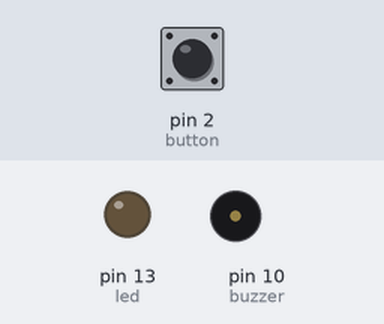
The sketch below on a simulated Arduino Uno, built with avr-gcc and run on an emulated ATmega328P. Shown: output pins drawn as LEDs (lit = HIGH), buzzer (waves = sounding, pin HIGH). Dashed ring = blinking. Inputs (shaded band) come from the test bench; at power-on: pin 2 (button) HIGH.

Above: at 1.2 s.
1.3 s: pin 2 (button) pulled LOW for 1 s
At 1.4 s:
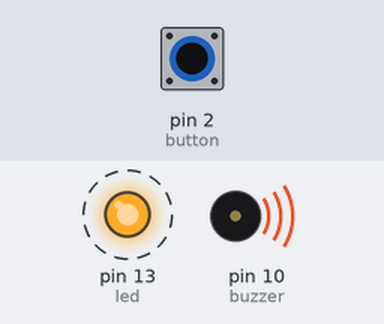
4.3 s: pin 2 (button) pulled LOW for 3.2 s
At 8.2 s:
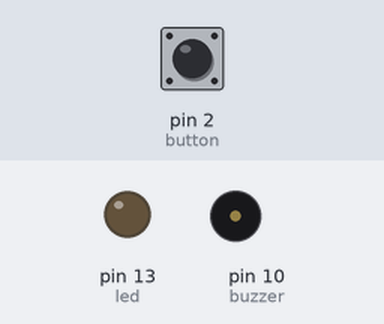
Timing chart, 0 to 9.7 s (numbered marks = the images above; inputs shaded):
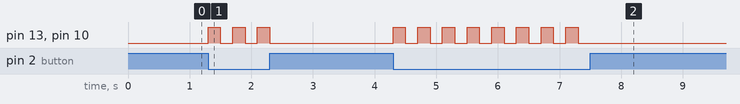

Measured:
- after the input at 1.3 s, pin 13 (led), pin 10 (buzzer): alternates HIGH for 0.20 s and LOW for 0.20 s, 6 changes in all, then stays LOW, starting at once
- after the input at 4.3 s, pin 13 (led), pin 10 (buzzer): alternates HIGH for 0.20 s and LOW for 0.20 s, 16 changes in all, then stays LOW, starting at once

The sketch:

code.ino
```cpp
int led = 13;
int button = 2;
int buzzer = 10;

void setup() {
  pinMode(button, INPUT_PULLUP);
  pinMode(led, OUTPUT);
  pinMode(buzzer, OUTPUT);
}

void loop(){
  if(digitalRead(button) == LOW){
    digitalWrite(led, HIGH);
    digitalWrite(buzzer, HIGH);
    delay(200);
    digitalWrite(led, LOW);
    digitalWrite(buzzer, LOW);
    delay(200);
  }
  else{
    digitalWrite(led, LOW);
    digitalWrite(buzzer, LOW);
  }
}
```
